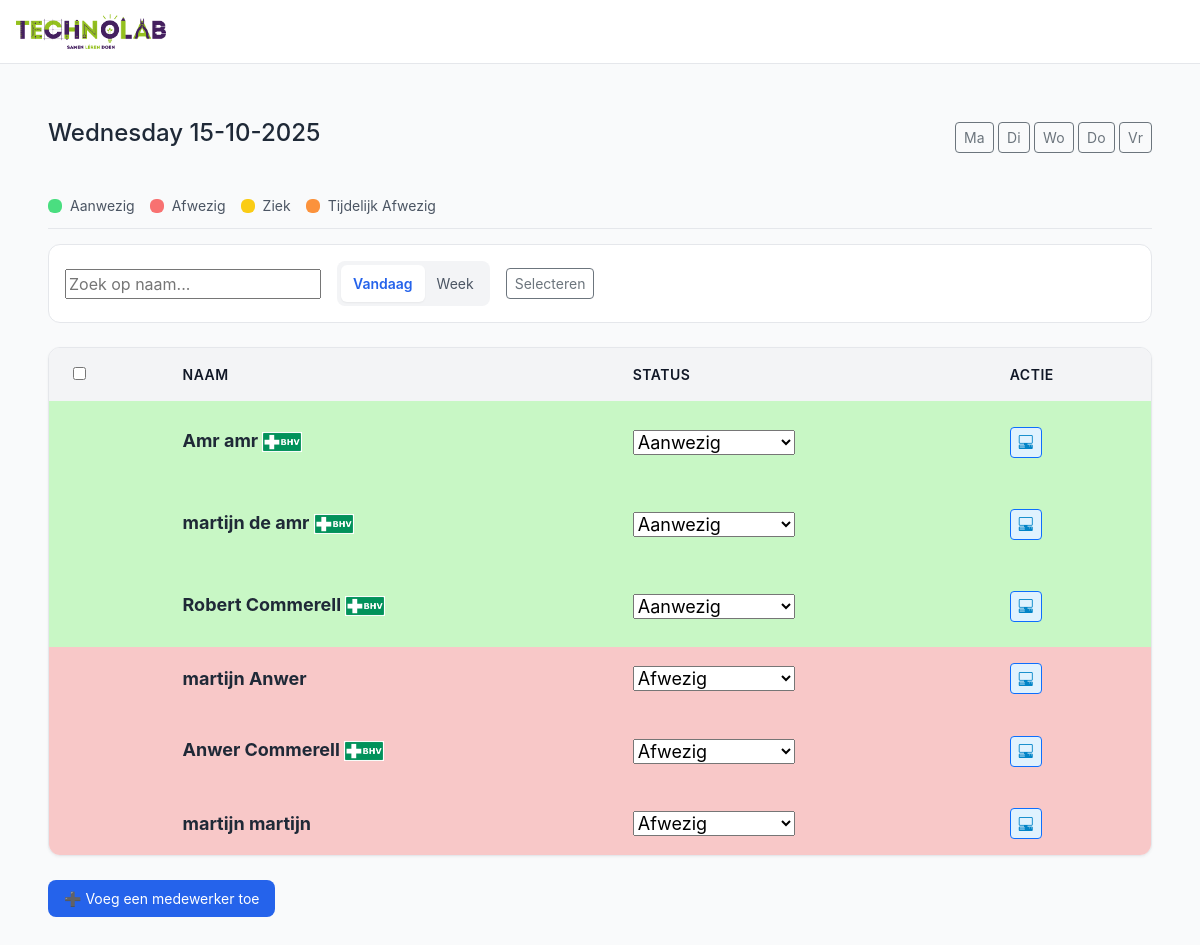
The page /dagplanning.php?dag=wo on the database its author committed.
### tables this page shows
CREATE TABLE `week_planning` (
  `id` int(11) NOT NULL,
  `werknemer_id` int(11) NOT NULL,
  `weeknummer` int(11) NOT NULL,
  `jaar` int(11) NOT NULL,
  `dag` varchar(2) NOT NULL,
  `status` enum('Aanwezig','Afwezig','Ziek','Op de school','Eefetjes Afwezig') DEFAULT 'Afwezig',
  `tijdelijk_tot` datetime DEFAULT NULL
);

CREATE TABLE `werknemers` (
  `id` int(11) NOT NULL,
  `voornaam` varchar(50) NOT NULL,
  `tussenvoegsel` varchar(20) DEFAULT NULL,
  `achternaam` varchar(50) NOT NULL,
  `email` varchar(100) NOT NULL,
  `werkdag_ma` tinyint(1) DEFAULT 0,
  `werkdag_di` tinyint(1) DEFAULT 0,
  `werkdag_wo` tinyint(1) DEFAULT 0,
  `werkdag_do` tinyint(1) DEFAULT 0,
  `werkdag_vr` tinyint(1) DEFAULT 0,
  `sector` varchar(50) NOT NULL,
  `BHV` tinyint(1) DEFAULT 0,
  `status` enum('Ziek','Aanwezig','Op de school','Afwezig','Eefetjes Afwezig') DEFAULT 'Aanwezig',
  `status_ma` enum('Aanwezig','Afwezig','Ziek','Op de school','Eefetjes Afwezig') DEFAULT 'Afwezig',
  `status_di` enum('Aanwezig','Afwezig','Ziek','Op de school','Eefetjes Afwezig') DEFAULT 'Afwezig',
  `status_wo` enum('Aanwezig','Afwezig','Ziek','Op de school','Eefetjes Afwezig') DEFAULT 'Afwezig',
  `status_do` enum('Aanwezig','Afwezig','Ziek','Op de school','Eefetjes Afwezig') DEFAULT 'Afwezig',
  `status_vr` enum('Aanwezig','Afwezig','Ziek','Op de school','Eefetjes Afwezig') DEFAULT 'Afwezig',
  `tijdelijk_tot` datetime DEFAULT NULL
);

### dagplanning.php (the view, shortened to what this page needs)
<?php
try {
    $db = new PDO("mysql:host=localhost;dbname=technolab-dashboard", "root", "");
    $db->setAttribute(PDO::ATTR_ERRMODE, PDO::ERRMODE_EXCEPTION);
} catch (PDOException $e) {
    die("Fout!: " . $e->getMessage());
}
$daysMap = [1=>'ma', 2=>'di', 3=>'wo', 4=>'do', 5=>'vr'];
$todayNum = (int)date('N');
$todayCol = $daysMap[$todayNum];
$dag = isset($_GET['dag']) && in_array($_GET['dag'], $daysMap) ? $_GET['dag'] : $todayCol;
$dagDatum = new DateTime();
$dagOffset = array_search($dag, $daysMap) - $todayNum;
$dagDatum->modify($dagOffset.' days');
$week = $dagDatum->format('W');
$jaar = $dagDatum->format('o');
$stmt = $db->prepare("
    SELECT w.id, w.voornaam, w.tussenvoegsel, w.achternaam, w.BHV, wp.status, wp.tijdelijk_tot
    FROM werknemers w
    LEFT JOIN week_planning wp
        ON w.id = wp.werknemer_id
        AND wp.weeknummer = :week
        AND wp.jaar = :jaar
        AND wp.dag = :dag
    ORDER BY FIELD(wp.status,'Aanwezig','Eefetjes Afwezig','Ziek','Afwezig'),
             w.achternaam, w.voornaam
");
$stmt->execute([':week'=>$week, ':jaar'=>$jaar, ':dag'=>$dag]);
$werknemersStatus = $stmt->fetchAll(PDO::FETCH_ASSOC);
?>
<!DOCTYPE html>
<html lang="nl">
<head>
    <link href="https://cdn.jsdelivr.net/npm/bootstrap@5.3.8/dist/css/bootstrap.min.css" rel="stylesheet">
    <link rel="stylesheet" href="https://cdn.jsdelivr.net/npm/bootstrap-icons@1.13.1/font/bootstrap-icons.min.css">
    <link href="css/dagplanning.css" rel="stylesheet"/>
    <link href="css/nav.css" rel="stylesheet"/>
</head>
<body>
<header class="header">
    <section class="logo-container">
        <a href="#" class="logo-link">
            <img src="image/technolab.png" alt="Technolab Logo" class="logo-icone">
        </a>
    </section>
</header>
<main class="main">
    <div class="page-header">
        <h4><?= $dagDatum->format('l d-m-Y') ?> </h4>
        <div class="day-nav" style="margin:10px 0;">
            <a href="?dag=ma" class="btn btn-outline-secondary btn-sm">Ma</a>
            <a href="?dag=di" class="btn btn-outline-secondary btn-sm">Di</a>
            <a href="?dag=wo" class="btn btn-outline-secondary btn-sm">Wo</a>
            <a href="?dag=do" class="btn btn-outline-secondary btn-sm">Do</a>
            <a href="?dag=vr" class="btn btn-outline-secondary btn-sm">Vr</a>
        </div>
    </div>
    <div class="legend" style="display:flex;gap:15px;margin:15px 0;">
        <div><span class="dot status-aanwezig"></span> Aanwezig</div>
        <div><span class="dot status-afwezig"></span> Afwezig</div>
        <div><span class="dot status-ziek"></span> Ziek</div>
        <div><span class="dot status-eefetjes"></span> Tijdelijk Afwezig</div>
    </div>
    <div class="toolbar">
        <div class="toolbar-left">
            <input type="text" id="search" placeholder="Zoek op naam...">
            <div class="toggle-group">
                <button class="toggle active">Vandaag</button>
                <a href="week.php"><button class="toggle">Week</button></a>
            </div>
            <div class="toolbar-right" style="display:flex;gap:10px;">
                <button id="select-mode" class="btn btn-outline-secondary btn-sm">Selecteren</button>
            </div>
        </div>
    </div>
    <div class="table-container">
        <table>
            <thead>
            <tr>
                <th><input type="checkbox" id="select-all"></th>
                <th>Naam</th>
                <th>Status</th>
                <th>Actie</th>
            </tr>
            </thead>
            <tbody>
            <?php foreach ($werknemersStatus as $w): ?>
                <?php
                $status = $w['status'] ?? 'Afwezig';
                $statusClass = match($status) {
                    'Aanwezig' => 'status-aanwezig',
                    'Afwezig' => 'status-afwezig',
                    'Ziek' => 'status-ziek',
                    'Eefetjes Afwezig' => 'status-eefetjes',
                    default => ''
                };
                ?>
                <tr class="<?= $statusClass ?>">
                    <td><input type="checkbox" name="selected_ids[]" value="<?= $w['id'] ?>" class="select-row" form="bulk-delete-form" style="display:none;"></td>
                    <td><?= htmlspecialchars($w['voornaam'].' '.($w['tussenvoegsel']?$w['tussenvoegsel'].' ':'').$w['achternaam']) ?>
                        <?= $w['BHV'] ? '<img src="image/BHV.png" alt="BHV" class="logo-icon">' : '' ?>
                    </td>
                    <td>
                        <form method="post">
                            <select name="status" onchange="toggleTijd(this, <?= $w['id'] ?>); this.form.submit();">
                                <option value="Aanwezig" <?= $status=='Aanwezig'?'selected':'' ?>>Aanwezig</option>
                                <option value="Afwezig" <?= $status=='Afwezig'?'selected':'' ?>>Afwezig</option>
                            </select>
                        </form>
                    </td>
                    <td><a href="#" class="btn btn-sm btn-outline-primary btn-details" data-id="<?= $w['id'] ?>"><i class="bi bi-pc-display-horizontal"></i></a></td>
                </tr>
            <?php endforeach; ?>
            </tbody>
        </table>
    </div>
    <br>
    <a href="add.php"><button>➕ Voeg een medewerker toe</button></a>
</main>
</body>
</html>

### css/dagplanning.css (style rules this page uses)
body { font-family: "Inter", sans-serif; background: #f9fafb; color: #1f2937; margin: 0; }
.header { position: sticky; top: 0; z-index: 10; display: flex; align-items: center; justify-content: space-between; height: 4rem; background: #fff; border-bottom: 1px solid #e5e7eb; padding: 0 2rem; }
.logo-container { display: flex; align-items: center; gap: 1rem; }
.logo-icon { width: 2rem; height: 2rem; color: #2563eb; }
.main { flex: 1; background: #f9fafb; padding: 3rem; }
.page-header { display: flex; justify-content: space-between; align-items: center; margin-bottom: 2rem; }
.legend { display: flex; align-items: center; gap: 1.5rem; margin-top: 1rem; border-bottom: 1px solid #e5e7eb; padding-bottom: 0.75rem; margin-bottom: 1rem; }
.legend div { display: flex; align-items: center; gap: 0.5rem; font-size: 0.875rem; color: #4b5563; }
.dot { display: inline-block; width: 14px; height: 14px; border-radius: 50%; }
.dot.status-aanwezig { background: #4ade80; }
.dot.status-afwezig { background: #f87171; }
.dot.status-ziek { background: #facc15; }
.dot.status-eefetjes { background: #fb923c; }
.toolbar { display: flex; justify-content: space-between; background: #fff; border: 1px solid #e5e7eb; border-radius: 0.75rem; padding: 1rem; margin-bottom: 1.5rem; flex-wrap: wrap; gap: 1rem; }
.toolbar-left, .toolbar-right { display: flex; align-items: center; gap: 1rem; }
.toggle-group { display: flex; background: #f3f4f6; border-radius: 0.5rem; padding: 0.25rem; }
.toggle { background: transparent; border: none; border-radius: 0.375rem; padding: 0.5rem 0.75rem; font-size: 0.875rem; cursor: pointer; color: #4b5563; }
.toggle.active { background: #fff; color: #2563eb; font-weight: 600; box-shadow: 0 1px 2px rgba(0,0,0,0.05); }
.table-container { background: #fff; border: 1px solid #e5e7eb; border-radius: 0.75rem; overflow-x: auto; box-shadow: 0 1px 3px rgba(0,0,0,0.05); }
table { width: 100%; border-collapse: collapse; min-width: 600px; }
thead { background: #f3f4f6; }
th, td { padding: 1rem 1.5rem; text-align: left; font-size: 0.875rem; }
th { font-weight: 600; color: #111827; text-transform: uppercase; letter-spacing: 0.5px; }
td { font-size: 18px; color: #1f2937; vertical-align: middle; }
tr { transition: background 0.2s; }
.status-aanwezig { background-color: #f0fdf4; }
.status-afwezig { background-color: #fef2f2; }
.status-ziek { background-color: #fef9c3; }
.status-eefetjes { background-color: #fff7ed; }
a { color: #2563eb; text-decoration: none; transition: color 0.2s; }
a > button { background: #2563eb; color: #fff; border: none; border-radius: 0.5rem; padding: 0.5rem 1rem; font-size: 0.875rem; cursor: pointer; transition: background 0.2s, transform 0.1s; }
.btn-details { background-color: #e0f2fe; color: #0284c7; }
.status-aanwezig { background: #c8f7c5; color: #256029; padding: 4px 5px; border-radius: 6px; font-weight: bold; }
.status-afwezig { background: #f8c8c8; color: #7d2020; padding: 4px 5px; border-radius: 6px; font-weight: bold; }
.status-ziek { background: #fff3cd; color: #856404; padding: 4px 5px; border-radius: 6px; font-weight: bold; }
.status-eefetjes { background: #ffe0b3; color: #804000; padding: 4px 5px; border-radius: 6px; font-weight: bold; }

### css/nav.css (style rules this page uses)
body { font-family: "Inter", sans-serif; background: #f9fafb; color: #1f2937; margin: 0; }
.header { position: sticky; top: 0; width: 100%; z-index: 10; display: flex; align-items: center; justify-content: space-between; height: 4rem; background: #fff; border-bottom: 1px solid #e5e7eb; padding: 0 1rem; }
.logo-container { display: flex; align-items: center; gap: 1rem; }
.logo-icon { width: 40px; height: 50px; object-fit: contain; }
.logo-icone { width: 150px; height: 50px; object-fit: contain; }

### rows shown on the page
week_planning: werknemer.achternaam "Amr amr", status "Aanwezig"
week_planning: werknemer.achternaam "martijn de amr", status "Aanwezig"
week_planning: werknemer.achternaam "Robert Commerell", status "Aanwezig"
week_planning: werknemer.achternaam "martijn Anwer", status "Afwezig"
week_planning: werknemer.achternaam "Anwer Commerell", status "Afwezig"
week_planning: werknemer.achternaam "martijn martijn", status "Afwezig"
